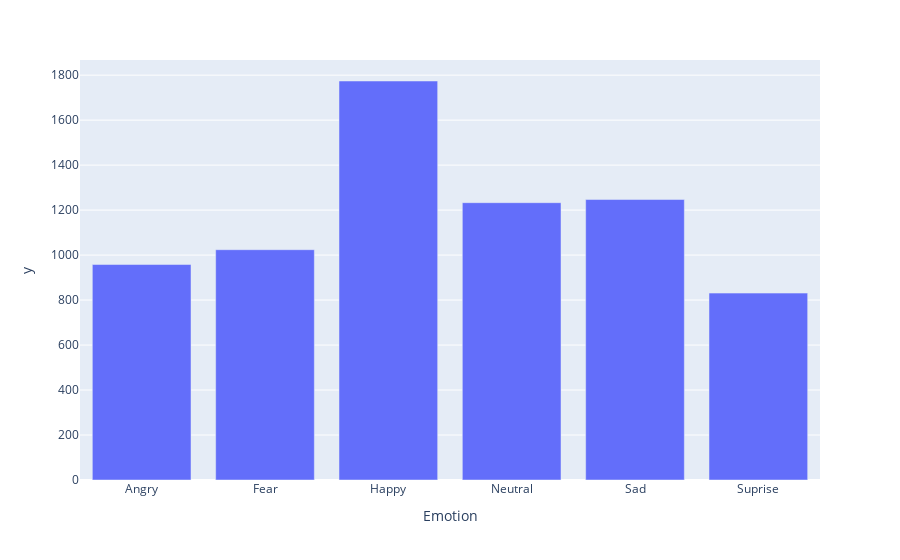

The code cell stored with this chart in its notebook:
### Markdown cell above
And for the testing set:

### Code cell
fig2 = px.bar(x = graphlabelstest, y = graphcountstest, labels = train_labels)
fig2.update_layout(xaxis_title="Emotion")
fig2.update_xaxes(tickvals = list(train_labels.keys()), ticktext=list(train_labels.values()))
fig2.show()

### Figure 1 — Plotly figure (JSON) as saved in the notebook; plotly's stock layout.template omitted (floating-point values rounded to 4 significant figures)
{"data": [{"alignmentgroup": "True", "hovertemplate": "x=%{x}<br>y=%{y}<extra></extra>", "legendgroup": "", "marker": {"color": "#636efa", "pattern": {"shape": ""}}, "name": "", "offsetgroup": "", "orientation": "v", "showlegend": false, "textposition": "auto", "type": "bar", "x": [0, 1, 2, 3, 4, 5], "xaxis": "x", "y": [958, 1024, 1774, 1233, 1247, 831], "yaxis": "y"}], "layout": {"barmode": "relative", "legend": {"tracegroupgap": 0}, "margin": {"t": 60}, "xaxis": {"anchor": "y", "domain": [0, 1], "ticktext": ["Angry", "Fear", "Happy", "Neutral", "Sad", "Suprise"], "tickvals": [0, 1, 2, 3, 4, 5], "title": {"text": "Emotion"}}, "yaxis": {"anchor": "x", "domain": [0, 1], "title": {"text": "y"}}}}
